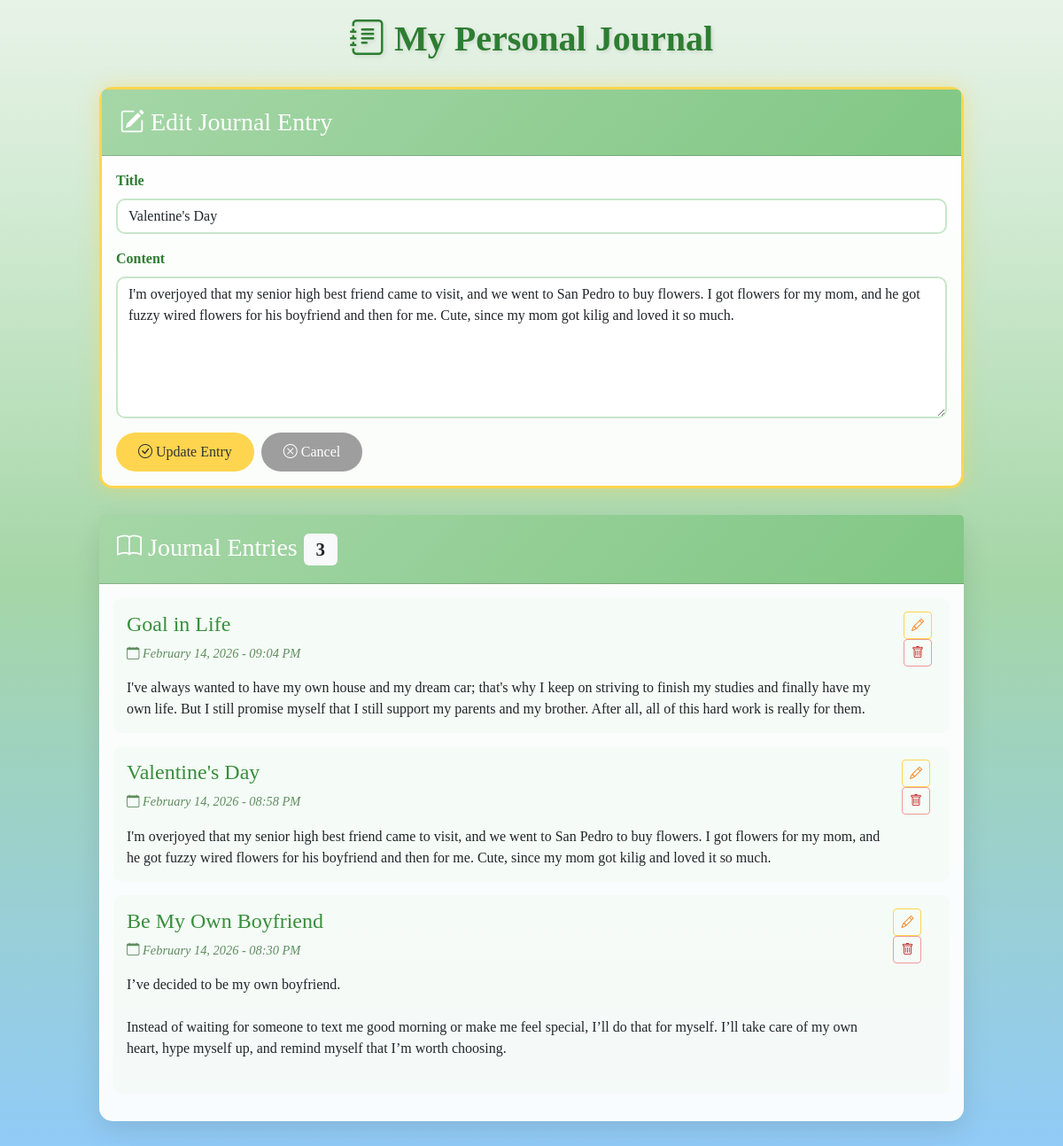
Page /?edit=3 on the committed database.
### tables this page shows
CREATE TABLE `journal` (
  `journal_id` int(11) NOT NULL,
  `title` varchar(255) NOT NULL,
  `content` text NOT NULL,
  `entry_date` datetime DEFAULT current_timestamp(),
  `updated_at` datetime DEFAULT current_timestamp() ON UPDATE current_timestamp()
);

### index.php (the view, shortened to what this page needs)
<?php
include 'connection.php';
$edit_mode = false;
$edit_title = '';
$edit_content = '';
if (isset($_GET['edit'])) {
    $edit_mode = true;
    $edit_id = intval($_GET['edit']);
    $result = $conn->query("SELECT * FROM journal WHERE journal_id=$edit_id");
    if ($result && $result->num_rows > 0) {
        $row = $result->fetch_assoc();
        $edit_title = $row['title'];
        $edit_content = $row['content'];
    }
}
$entries = $conn->query("SELECT * FROM journal ORDER BY entry_date DESC");
?>
<!DOCTYPE html>
<html lang="en">
<head>
    <link href="https://cdn.jsdelivr.net/npm/bootstrap@5.3.0/dist/css/bootstrap.min.css" rel="stylesheet">
    <link rel="stylesheet" href="https://cdn.jsdelivr.net/npm/bootstrap-icons@1.10.0/font/bootstrap-icons.css">
</head>
<body>
    <div class="container">
        <h1><i class="bi bi-journal-text"></i> My Personal Journal</h1>
        <div class="card <?php echo $edit_mode ? 'edit-mode-highlight' : ''; ?>">
            <div class="card-header">
                <h3 class="mb-0">
                    <?php if ($edit_mode): ?>
                        <i class="bi bi-pencil-square"></i> Edit Journal Entry
                    <?php else: ?>
                        <i class="bi bi-plus-circle"></i> New Journal Entry
                    <?php endif; ?>
                </h3>
            </div>
            <div class="card-body">
                <form method="POST" action="">
                    <div class="mb-3">
                        <label for="title" class="form-label">Title</label>
                        <input type="text" class="form-control" id="title" name="title"
                               value="<?php echo htmlspecialchars($edit_title); ?>"
                               placeholder="Enter your journal title..." required>
                    </div>
                    <div class="mb-3">
                        <label for="content" class="form-label">Content</label>
                        <textarea class="form-control" id="content" name="content" rows="6"
                                  placeholder="Write your thoughts here..." required><?php echo htmlspecialchars($edit_content); ?></textarea>
                    </div>
                    <div class="d-flex gap-2">
                        <?php if ($edit_mode): ?>
                            <button type="submit" name="update" class="btn btn-warning btn-custom">
                                <i class="bi bi-check-circle"></i> Update Entry
                            </button>
                            <a href="index.php" class="btn btn-secondary btn-custom">
                                <i class="bi bi-x-circle"></i> Cancel
                            </a>
                        <?php else: ?>
                            <button type="submit" name="create" class="btn btn-primary btn-custom">
                                <i class="bi bi-plus-circle"></i> Add Entry
                            </button>
                        <?php endif; ?>
                    </div>
                </form>
            </div>
        </div>
        <div class="card">
            <div class="card-header">
                <h3 class="mb-0">
                    <i class="bi bi-book"></i> Journal Entries
                    <span class="badge bg-light text-dark"><?php echo $entries ? $entries->num_rows : 0; ?></span>
                </h3>
            </div>
            <div class="card-body">
                <?php if ($entries && $entries->num_rows > 0): ?>
                    <?php while($row = $entries->fetch_assoc()): ?>
                        <div class="journal-entry">
                            <div class="d-flex justify-content-between align-items-start">
                                <div class="flex-grow-1">
                                    <h4><?php echo htmlspecialchars($row['title']); ?></h4>
                                    <p class="entry-date">
                                        <i class="bi bi-calendar"></i>
                                        <?php echo date('F d, Y - h:i A', strtotime($row['entry_date'])); ?>
                                    </p>
                                    <p class="mb-0"><?php echo nl2br(htmlspecialchars($row['content'])); ?></p>
                                </div>
                                <div class="ms-3">
                                    <a href="?edit=<?php echo $row['journal_id']; ?>" class="btn btn-sm btn-outline-warning me-1" title="Edit">
                                        <i class="bi bi-pencil"></i>
                                    </a>
                                    <a href="?delete=<?php echo $row['journal_id']; ?>" class="btn btn-sm btn-outline-danger"
                                       onclick="return confirm('Are you sure you want to delete this entry?')" title="Delete">
                                        <i class="bi bi-trash"></i>
                                    </a>
                                </div>
                            </div>
                        </div>
                    <?php endwhile; ?>
                <?php endif; ?>
            </div>
        </div>
    </div>
</body>
</html>

### index.php (style rules this page uses)
* { font-family: Georgia, serif; }
body { background: linear-gradient(180deg, #E8F3E8 0%, #C8E6C9 25%, #A5D6A7 50%, #90CAF9 100%); min-height: 100vh; padding: 20px 0; }
.container { max-width: 1000px; }
.card { border: none; box-shadow: 0 10px 30px rgba(0,0,0,0.1); border-radius: 15px; margin-bottom: 30px; background: rgba(255, 255, 255, 0.95); }
.card-header { background: linear-gradient(135deg, #A5D6A7 0%, #81C784 100%); color: white; border-radius: 15px 15px 0 0; padding: 20px; }
.journal-entry { transition: transform 0.3s; background: rgba(232, 243, 232, 0.3); padding: 15px; border-radius: 10px; margin-bottom: 15px; }
.btn-custom { border-radius: 25px; padding: 10px 25px; font-family: Georgia, serif; }
.btn-warning { background: #FFD54F; border: none; color: #333; }
.btn-secondary { background: #9E9E9E; border: none; color: white; }
.entry-date { color: #5F8D60; font-size: 0.9rem; font-style: italic; }
h1 { color: #2E7D32; text-align: center; margin-bottom: 30px; text-shadow: 2px 2px 4px rgba(0,0,0,0.1); font-family: Georgia, serif; font-weight: bold; }
h3 { font-family: Georgia, serif; }
h4 { color: #388E3C; font-family: Georgia, serif; }
.form-label { color: #2E7D32; font-weight: 600; }
.form-control { border: 2px solid #C8E6C9; border-radius: 10px; font-family: Georgia, serif; }
textarea.form-control { font-family: Georgia, serif; }
.badge { background: rgba(255, 255, 255, 0.9); color: #2E7D32; font-family: Georgia, serif; }
.btn-outline-warning { border-color: #FFD54F; color: #F57F17; }
.btn-outline-danger { border-color: #EF9A9A; color: #C62828; }
.edit-mode-highlight { border: 3px solid #FFD54F; box-shadow: 0 0 20px rgba(255, 213, 79, 0.5); }

### rows in the picture
journal: title "Valentine's Day", content "I'm overjoyed that my senior high best friend came to visit, and we went to San Pedro to buy flowers. I got flowers for my mom, and he got fuzzy wired flowers for his boyfriend and then for me. Cute, since my mom got kilig and loved it so much.", entry_date "February 14, 2026 - 08:58 PM"
journal: title "Goal in Life", entry_date "February 14, 2026 - 09:04 PM", content "I've always wanted to have my own house and my dream car; that's why I keep on striving to finish my studies and finally have my own life. But I still promise myself that I still support my parents and my brother. After all, all of this hard work is really for them."
journal: title "Be My Own Boyfriend", entry_date "February 14, 2026 - 08:30 PM", content "I’ve decided to be my own boyfriend. Instead of waiting for someone to text me good morning or make me feel special, I’ll do that for myself. I’ll take care of my own heart, hype myself up, and remind myself that I’m worth choosing."

### other values in the picture
$entries->num_rows "3"
